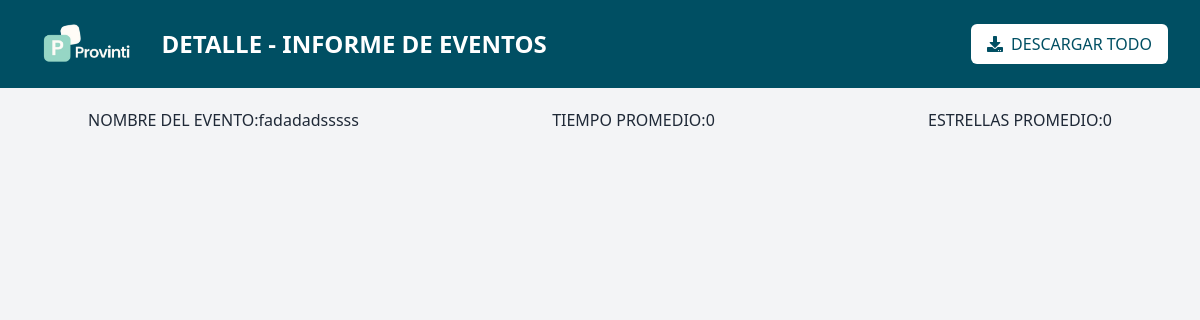
Page /public/admin-estadisticas-evento.php?id=38 (signed in) on the earlier database version.
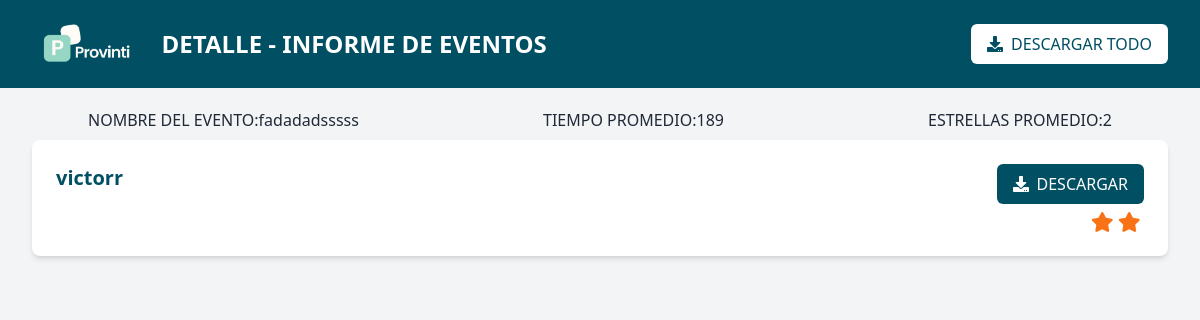
Same page on the later database version.
### tables this page shows
CREATE TABLE `interaccion` (
  `id` int(11) NOT NULL,
  `comentario` varchar(700) NOT NULL,
  `estrellas` int(11) NOT NULL,
  `tiempo` int(11) NOT NULL,
  `id_evento` int(11) NOT NULL,
  `id_cliente` int(11) NOT NULL
);

CREATE TABLE `cliente` (
  `id` int(11) NOT NULL,
  `nombre` varchar(100) NOT NULL,
  `apellido` varchar(100) NOT NULL,
  `documento_identidad` int(50) NOT NULL,
  `fecha_nacimiento` date NOT NULL,
  `correo` varchar(100) NOT NULL,
  `contrasena` varchar(100) NOT NULL
);

### public/admin-estadisticas-evento.php (called while the page is built, shortened)
<?php
$id = $_GET['id'];
$db = new Database();
$eventosObjeto = new Evento($db->connect());
$eventos = $eventosObjeto->mostrarEventos();
$nombreEvento = "";
foreach($eventos as $evento){
    if($evento['ID_Evento']==$id){
        $nombreEvento = $evento['Titulo'];
    }
}
$interaccionesObjeto = new Interaccion($db->connect());
$interacciones = $interaccionesObjeto->mostrarInteracciones();
$promedios = $interaccionesObjeto->obtenerPromedios($id);
include '../vista/admin/informe/detalle_informes.php';
?>

### modelo/Database.php (called while the page is built, shortened)
<?php
class Database {
    private $host = DB_HOST;
    private $db_name = DB_NAME;
    private $username = DB_USER;
    private $password = DB_PASS;
    public function connect() {
        $this->conn = mysqli_connect($this->host, $this->username, $this->password, $this->db_name);
        return $this->conn;
    }
}
?>

### modelo/Evento.php (called while the page is built, shortened)
<?php
class Evento {
    private $connection;
    public function __construct($bd)
    {
     $this->connection = $bd;
    }
    public function mostrarEventos() {
        $sql = "SELECT * FROM eventos";
        $result = mysqli_query($this->connection, $sql);
        $eventos = [];
        if ($result) {
            while ($row = mysqli_fetch_assoc($result)) {
                $eventos[] = $row;
            }
        }
        return $eventos;
    }
}
?>

### modelo/Interaccion.php (called while the page is built, shortened)
<?php
class Interaccion {
    private $connection;
    public function __construct($bd)
    {
     $this->connection = $bd;
    }
    public function mostrarInteracciones() {
        $sql = "SELECT i.id, i.comentario, i.estrellas, i.tiempo, i.id_evento, i.id_cliente, c.nombre as nombre_cliente FROM interaccion i
        INNER JOIN cliente c ON i.id_cliente = c.id";
        $stmt = mysqli_prepare($this->connection, $sql);
        if ($stmt) {
            mysqli_stmt_execute($stmt);
            $result = mysqli_stmt_get_result($stmt);
            $eventos = [];
            if ($result) {
                while ($row = mysqli_fetch_assoc($result)) {
                    $eventos[] = $row;
                }
            }
            return $eventos;
        }
        return false;
    }
    public function obtenerPromedios($id_evento) {
        $sql = "SELECT
                    AVG(tiempo) AS tiempo_promedio,
                    AVG(estrellas) AS estrellas_promedio
                FROM interaccion
                WHERE id_evento = ?";
        $stmt = mysqli_prepare($this->connection, $sql);
        if ($stmt) {
            mysqli_stmt_bind_param($stmt, "i", $id_evento);
            mysqli_stmt_execute($stmt);
            $result = mysqli_stmt_get_result($stmt);
            if ($result) {
                $row = mysqli_fetch_assoc($result);
                return [
                    'tiempo_promedio' => round($row['tiempo_promedio'] ?? 0),
                    'estrellas_promedio' => round($row['estrellas_promedio'] ?? 0, 1)
                ];
            }
        }
        return false;
    }
}
?>

### vista/admin/informe/detalle_informes.php (the view, shortened to what this page needs)
<!DOCTYPE html>
<html lang="es">
<head>
  <script src="https://cdn.tailwindcss.com"></script>
  <link href="https://cdn.jsdelivr.net/npm/tailwindcss@2.2.16/dist/tailwind.min.css" rel="stylesheet">
</head>
<body class="font-sans bg-gray-100 text-gray-800">
  <header class="bg-[#004f63] text-white py-5 px-8 flex items-center justify-between mb-5">
    <div class="flex items-center">
      <img src="../vista/admin/informe/img/logo_provint.png" alt="Logo" class="h-12 mr-4">
      <h1 class="text-2xl font-bold">DETALLE - INFORME DE EVENTOS</h1>
    </div>
    <button class="bg-white text-[#004f63] px-4 py-2 rounded-md flex items-center">
      <i class="fas fa-download mr-2"></i> DESCARGAR TODO
    </button>
  </header>
  <section>
    <div class="container mx-auto my-2 flex">
    <div>NOMBRE DEL EVENTO:<?php echo $nombreEvento;?></div>
    <div class="ms-auto me-5">TIEMPO PROMEDIO:<?php echo $promedios['tiempo_promedio'];?></div>
    <div class="ms-auto">ESTRELLAS PROMEDIO:<?php echo $promedios['estrellas_promedio'];?></div>
    </div>
  </section>
  <?php
  foreach($interacciones as $interaccion){
    if($interaccion['id_evento']==$id){
      echo '<main class="px-8">
    <div class="bg-white shadow-md rounded-lg p-6 mb-8 grid grid-cols-3 gap-1">
      <div>
        <h2 class="text-[#004f63] font-bold text-xl mb-2">'.$interaccion['nombre_cliente'].'</h2>
      </div>
      <div>
        <p class="mb-4">'.$interaccion['comentario'].'</p>
      </div>
      <div class="flex flex-col items-end">
        <button class="bg-[#004f63] text-white px-4 py-2 rounded-md flex items-center mb-2">
          <i class="fas fa-download mr-2"></i> DESCARGAR
        </button>
        <div class="flex items-center text-xl text-orange-500">';
        if(isset($interaccion['estrellas'])){
          for($i = 1; $i <= $interaccion['estrellas']; $i++){
            echo '<i class="fas fa-star mr-1"></i>';
          }
        }
        echo '</div>
      </div>
    </div>
  </main>';
    }
  }
  ?>
</body>
</html>

Differences in the rows shown:
added interaccion: id_cliente.nombre "victorr", estrellas 2 (drawn)
Other differences:
$promedios['tiempo_promedio']: "0" → "189"
$promedios['estrellas_promedio']: "0" → "2"
